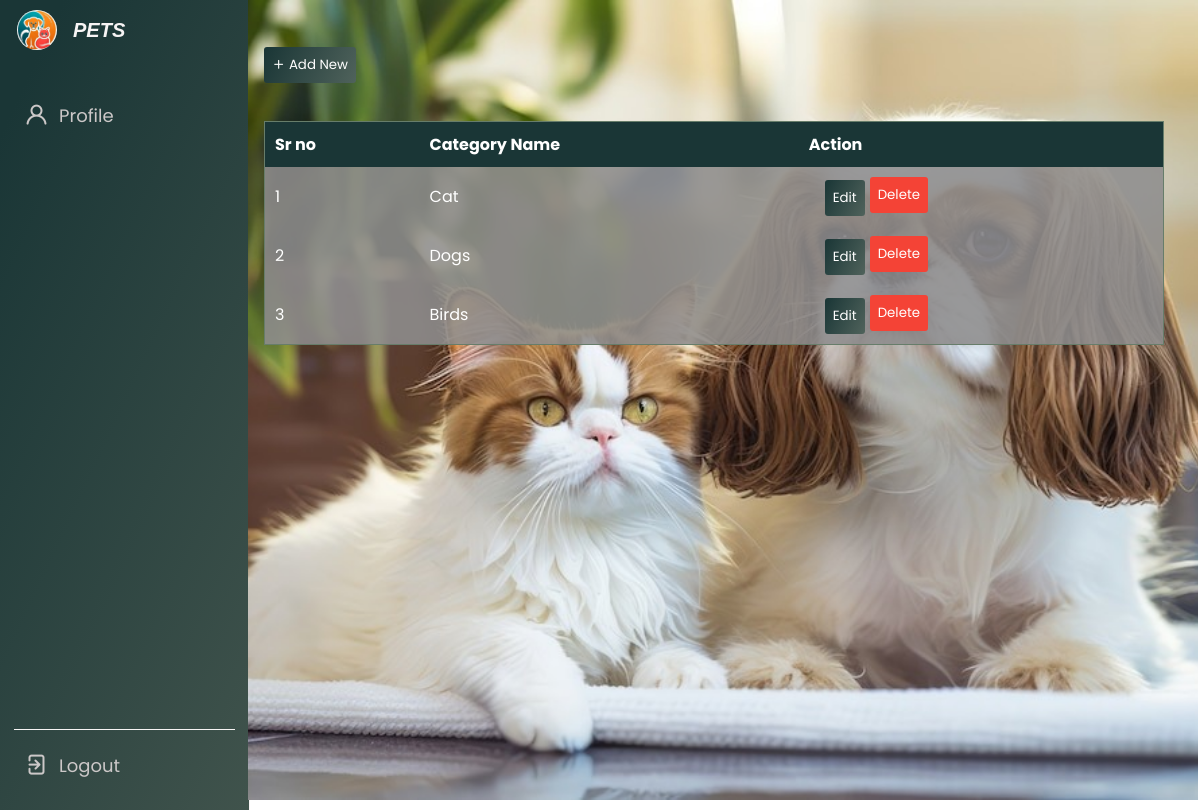
Page /Php/categories.php on the committed database.
### tables this page shows
CREATE TABLE `categories` (
  `id` int(11) NOT NULL,
  `category_name` varchar(50) NOT NULL
);

### Php/categories.php (the view, shortened to what this page needs)
<!DOCTYPE html>
<html lang="en">
<head>
    <link rel="stylesheet" href="../Assets/css/style.css">
    <link rel="stylesheet" href="../Assets/css/main.css">
    <link rel="stylesheet" href="https://unicons.iconscout.com/release/v4.0.0/css/line.css">
</head>
<body>
   <?php
   include './sidebar.php';
   ?>
    <section class="dashboard">
        <div class="table-container">
            <div>
                <button  class="edit-btn">
                    <a href="./addCategory.php">
                        <i class="uil uil-plus"></i>
                        Add New
                    </a>
                </button>
            </div>
            <table class="product-table">
                <thead>
                    <tr>
                        <th>Sr no</th>
                        <th>Category Name</th>
                        <th>Action</th>
                    </tr>
                </thead>
                <tbody>
                  <?php
                  require  "connectdb.php";
$query = "SELECT * FROM categories";
$result = mysqli_query($conn, $query);
$categories = mysqli_fetch_all($result, MYSQLI_ASSOC);
foreach ($categories as $category) { ?>
  <tr>
    <td><?= $category["id"] ?></td>
    <td><?= $category["category_name"] ?></td>
<td class="check">
<form action="updateCategory.php" method="get">
      <button class="edit-btn" type="submit">Edit</button>
    </form>
    <form action="#" method="get">
        <button class="delete-btn" name="btn" type="submit" onclick="return confirm('Are you sure you want to delete this product?')">Delete</button>
    </form>
  </td>
  </tr>
<?php } ?>
                </tbody>
            </table>
        </div>
    </section>
</body>
</html>

### Assets/css/style.css (style rules this page uses)
* { margin: 0; padding: 0; box-sizing: border-box; font-family: 'Poppins', sans-serif; }
button a { text-decoration: none; color: white; }
:root { --primary-color: rgb(229, 224, 224); --secondory-color: #677D6A; --panel-color: #1A3636; --text-color: #f7f4f4; --black-light-color: #ccc8c8; --border-color: #f7f4f4; --toggle-color: #DDD; --box1-color: #4DA3FF; --box2-color: #FFE6AC; --box3-color: #E7D1FC; --title-icon-color: #fff; --tran-05: all 0.5s ease; --tran-03: all 0.3s ease; --tran-03: all 0.2s ease; }
body { min-height: 100vh; background-color: var(--primary-color); background-color: white; }
.dashboard { position: relative; left: 250px; background-color: var(--panel-color); background-color:white; min-height: 100vh; width: calc(100% - 250px); padding: 10px 14px; transition: var(--tran-05); }

### Assets/css/main.css (style rules this page uses)
.table-container { margin-top: -1.1%; height: 100vh; width: 103%; background: url("../pictures/logo.jpg" ) no-repeat center center/cover; margin-left: -1rem; }
.product-table { margin-top: 4%; width: 75vw; margin-left: 1rem; border-collapse: collapse; background-color: var(--secondory-color); border: 1px solid var(--secondory-color); background-color: rgba(0,0,0,0.5); }
.product-table thead { background-color: var(--panel-color); color: white; }
.product-table th, .product-table td { padding: 10px; text-align: left; }
.product-table tbody tr:nth-child(even) { background-color: hsl(175, 29%, 92%); color: white; background-color: rgba(250, 248, 248, 0.5); }
.product-table tbody tr:nth-child(odd) { background-color: hsl(175, 22%, 89%); background-color: rgba(250, 248, 248, 0.5); color: white; }
.product-table tbody { background-color: rgba(0,0,0,0.5); }
.edit-btn, .delete-btn { padding: 5px 10px; margin-right: 5px; border: none; cursor: pointer; color: white; border-radius: 3px; display: flex; padding: 0.5rem; }
.edit-btn { margin-left: 1rem; margin-top: 5%; display: inline-block; background: linear-gradient(115deg, #1A3636 1%, #4f625b 99%); }
.delete-btn { background-color: #f44336; }
.check { display:flex; }

### rows in the picture
categories: id "1", category_name "Cat"
categories: id "2", category_name "Dogs"
categories: id "3", category_name "Birds"
